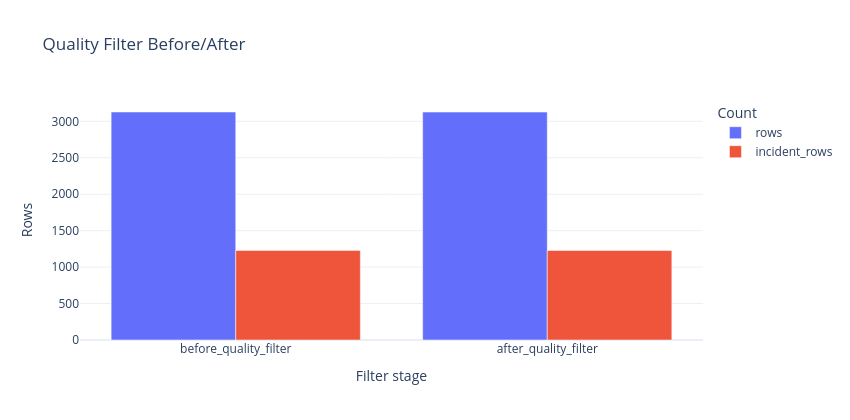

The cell this chart's notebook holds for it:
### Markdown cell above
<a id="sec-03"></a>

## 03 — Data Quality Drop

After establishing the incident alignment, we apply only the quality corrections supported by the audit. We remove unsafe training rows and post-hoc leakage fields while preserving the matched incident coverage needed for the benchmark.

### Code cell
quality_before = pd.DataFrame([
    {"stage": "before_quality_filter", "rows": len(df), "incident_rows": int(df["has_incident"].sum()),
     "unique_incidents": int(df["incident_id"].nunique()), "poor_quality_rows": int(df["data_quality_rating"].astype(str).str.lower().eq("poor").sum()),
     "skip_for_training_rows": int(df["skip_for_training"].fillna(False).astype(bool).sum())}
])

mask_skip = df["skip_for_training"].fillna(False).astype(bool)
df = df[~mask_skip].copy()
mask_poor = df["data_quality_rating"].astype(str).str.lower().eq("poor")
df = df[~mask_poor].copy()
df = df.reset_index(drop=True)

POST_HOC = ["hour_anomaly_rate", "incident_recovery_time",
            "duration_sec", "samples", "max_score", "time_to_detect_sec"]
dropped_post_hoc = [c for c in POST_HOC if c in df.columns]
df = df.drop(columns=dropped_post_hoc, errors="ignore")

quality_after = pd.DataFrame([
    {"stage": "after_quality_filter", "rows": len(df), "incident_rows": int(df["has_incident"].sum()),
     "unique_incidents": int(df["incident_id"].nunique()), "poor_quality_rows": int(df.get("data_quality_rating", pd.Series("", index=df.index)).astype(str).str.lower().eq("poor").sum()),
     "skip_for_training_rows": int(df.get("skip_for_training", pd.Series(False, index=df.index)).fillna(False).astype(bool).sum())}
])
quality_filter_audit = pd.concat([quality_before, quality_after], ignore_index=True)

print("Quality filter before/after:")
print(quality_filter_audit.to_string(index=False))
print("Dropped post-hoc leakage columns:", dropped_post_hoc if dropped_post_hoc else "none present")

fig_quality = px.bar(quality_filter_audit, x="stage", y=["rows", "incident_rows"],
                     barmode="group", title="Quality Filter Before/After",
                     labels={"value": "Rows", "stage": "Filter stage", "variable": "Count"})
fig_quality.update_layout(width=850, height=420)
save_fig(fig_quality, "fig00_quality_filter_before_after"); fig_quality.show()

### Figure 1 — Plotly figure (JSON) as saved in the notebook; plotly's stock layout.template omitted (floating-point values rounded to 4 significant figures)
{"data": [{"alignmentgroup": "True", "hovertemplate": "Count=rows<br>Filter stage=%{x}<br>Rows=%{y}<extra></extra>", "legendgroup": "rows", "marker": {"color": "#636efa", "pattern": {"shape": ""}}, "name": "rows", "offsetgroup": "rows", "orientation": "v", "showlegend": true, "textposition": "auto", "type": "bar", "x": ["before_quality_filter", "after_quality_filter"], "xaxis": "x", "y": [3128, 3127], "yaxis": "y"}, {"alignmentgroup": "True", "hovertemplate": "Count=incident_rows<br>Filter stage=%{x}<br>Rows=%{y}<extra></extra>", "legendgroup": "incident_rows", "marker": {"color": "#EF553B", "pattern": {"shape": ""}}, "name": "incident_rows", "offsetgroup": "incident_rows", "orientation": "v", "showlegend": true, "textposition": "auto", "type": "bar", "x": ["before_quality_filter", "after_quality_filter"], "xaxis": "x", "y": [1229, 1228], "yaxis": "y"}], "layout": {"barmode": "group", "height": 420, "legend": {"title": {"text": "Count"}, "tracegroupgap": 0}, "title": {"text": "Quality Filter Before/After"}, "width": 850, "xaxis": {"anchor": "y", "domain": [0, 1], "title": {"text": "Filter stage"}}, "yaxis": {"anchor": "x", "domain": [0, 1], "title": {"text": "Rows"}}}}
